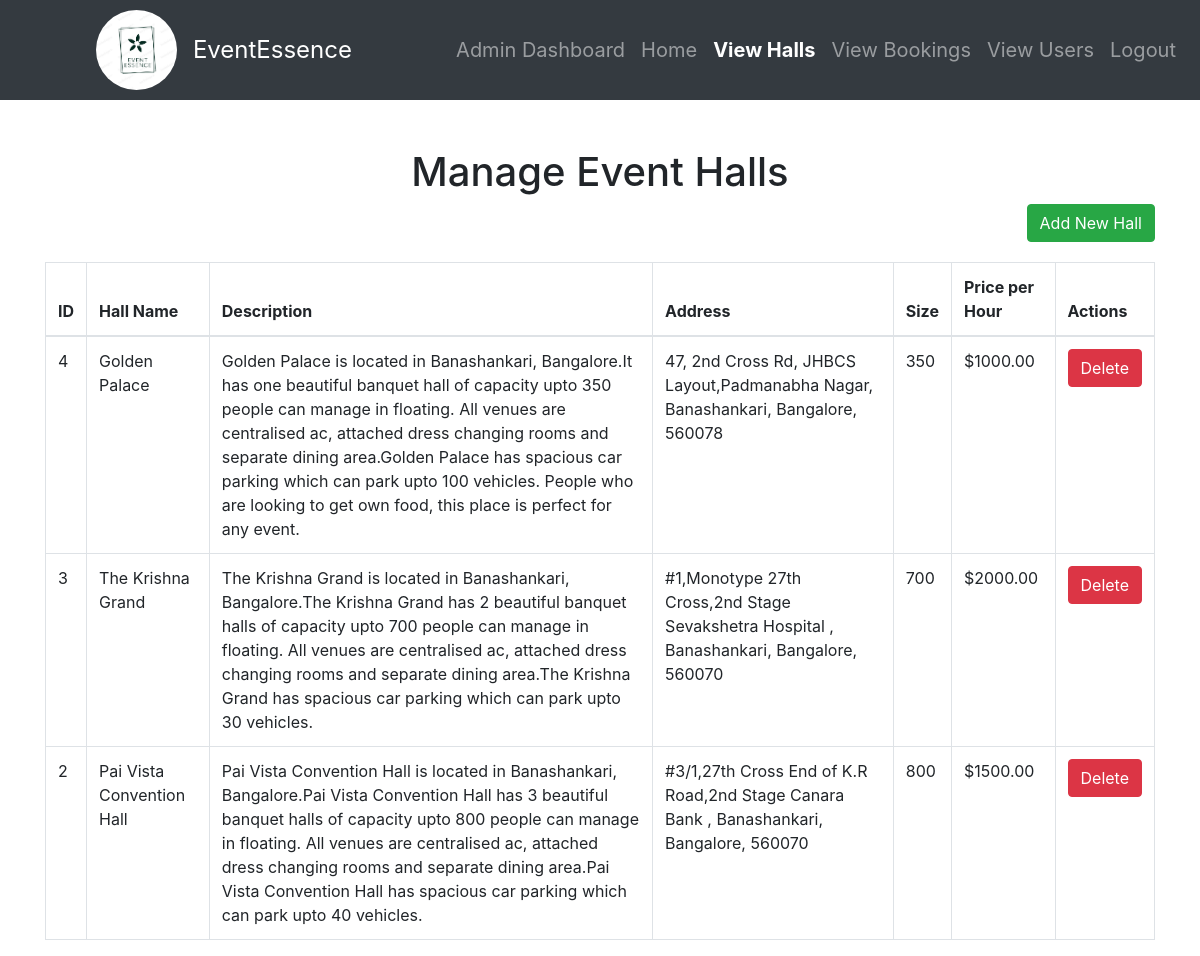
Page /halls.php (signed in) on the committed database.
### tables this page shows
CREATE TABLE IF NOT EXISTS `event_halls` (
  `id` int NOT NULL AUTO_INCREMENT,
  `hall_name` varchar(255) NOT NULL,
  `image` varchar(255) NOT NULL,
  `address` varchar(255) NOT NULL,
  `description` text NOT NULL,
  `size` int NOT NULL,
  `price_per_hour` decimal(10,2) NOT NULL,
  `created_at` timestamp NULL DEFAULT CURRENT_TIMESTAMP,
  PRIMARY KEY (`id`)
);

### halls.php (the view, shortened to what this page needs)
<?php
include 'db.php';
$stmt = $pdo->query("SELECT * FROM event_halls ORDER BY created_at DESC");
$halls = $stmt->fetchAll(PDO::FETCH_ASSOC);
include 'layout.php';
?>
<!DOCTYPE html>
<html lang="en">
<head>
    <link rel="stylesheet" href="https://stackpath.bootstrapcdn.com/bootstrap/4.5.2/css/bootstrap.min.css">
</head>
<body>
    <div class="container mt-5">
        <h1 class="text-center">Manage Event Halls</h1>
        <div class="text-right mb-3">
            <a href="add_hall.php" class="btn btn-success">Add New Hall</a>
        </div>
        <table class="table table-bordered">
            <thead>
                <tr>
                    <th>ID</th>
                    <th>Hall Name</th>
                    <th>Description</th>
                    <th>Address</th>
                    <th>Size </th>
                    <th>Price per Hour</th>
                    <th>Actions</th>
                </tr>
            </thead>
            <tbody>
                <?php if (!empty($halls)): ?>
                    <?php foreach ($halls as $hall): ?>
                        <tr>
                            <td><?php echo htmlspecialchars($hall['id']); ?></td>
                            <td><?php echo htmlspecialchars($hall['hall_name']); ?></td>
                            <td><?php echo htmlspecialchars($hall['description']); ?></td>
                            <td><?php echo htmlspecialchars($hall['address']); ?></td>
                            <td><?php echo htmlspecialchars($hall['size']); ?></td>
                            <td>$<?php echo htmlspecialchars($hall['price_per_hour']); ?></td>
                            <td><a href="delete_hall.php?id=<?php echo $hall['id']; ?>" class="btn btn-danger" onclick="return confirm('Are you sure you want to delete this hall?');">Delete</a>
                            </td>
                        </tr>
                    <?php endforeach; ?>
                <?php else: ?>
                    <tr>
                        <td colspan="7" class="text-center">No event halls found.</td>
                    </tr>
                <?php endif; ?>
            </tbody>
        </table>
    </div>
</body>
</html>

### style.css (style rules this page uses)
body { background-color: #f8f9fa; }
h1 { margin-bottom: 20px; }
.table { margin-top: 20px; }

### rows in the picture
event_halls: id "4", hall_name "Golden Palace", description "Golden Palace is located in Banashankari, Bangalore.It has one beautiful banquet hall of capacity upto 350 people can manage in floating. All venues are centralised ac, attached dress changing rooms and separate dining area.Golden Palace has spacious car parking which can park upto 100 vehicles. People who are looking to get own food, this place is perfect for any event.", address "47, 2nd Cross Rd, JHBCS Layout,Padmanabha Nagar, Banashankari, Bangalore, 560078", size "350", price_per_hour "1000.00"
event_halls: id "3", hall_name "The Krishna Grand", description "The Krishna Grand is located in Banashankari, Bangalore.The Krishna Grand has 2 beautiful banquet halls of capacity upto 700 people can manage in floating. All venues are centralised ac, attached dress changing rooms and separate dining area.The Krishna Grand has spacious car parking which can park upto 30 vehicles.", address "#1,Monotype 27th Cross,2nd Stage Sevakshetra Hospital , Banashankari, Bangalore, 560070", size "700", price_per_hour "2000.00"
event_halls: id "2", hall_name "Pai Vista Convention Hall", description "Pai Vista Convention Hall is located in Banashankari, Bangalore.Pai Vista Convention Hall has 3 beautiful banquet halls of capacity upto 800 people can manage in floating. All venues are centralised ac, attached dress changing rooms and separate dining area.Pai Vista Convention Hall has spacious car parking which can park upto 40 vehicles.", address "#3/1,27th Cross End of K.R Road,2nd Stage Canara Bank , Banashankari, Bangalore, 560070", size "800", price_per_hour "1500.00"
